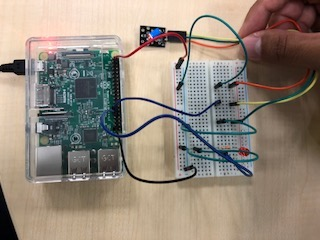
#> input picture sample/input/image/3pin_sensor_配線.jpg, 320 x 240 px, given in place of the camera
$ python motion_detection.py
#> lines starting #> are read from the running program, lines starting #| are printed output that depends on the picture
### sample/input/video_capture.py
import cv2


class VideoCapture:
    """
    cv2.video_captureのopen,releaseをwith構文で行えるようにするためのラッパークラス
    Attributes:
        device: int or string
            VideoCapture::VideoCaptureに引数として与えられるデバイスのindexもしくはファイルネーム
    Example:
        with VideoCapture(device) as capture:
            capture.read()
    """
    def __init__(self, device=None):
        """
        :param device: int or string
        """
        self._device = device or 0
        self._capture = cv2.VideoCapture(self._device)

    def __enter__(self):
        """
        :rtype: <VideoCapture object>
        """
        return self._capture

    def __exit__(self, exc_type=None, exc_val=None, exc_tb=None):

        if self._capture is not None:
            self._capture.release()

        # 例外未発生(=正常終了)ならreturn
        if exc_type is None:
            return

        # 例外発生時は原因を出力
        print(exc_type)
        print(exc_val)
        print(exc_tb)


# [4 lines that do not run on import are left out]

### sample/input/motion_detection.py
import cv2
from time import sleep
from video_capture import VideoCapture


DEFAULT_MASK_THRESHOLD = 10
DEFAULT_MOTION_DETECTION_THRESHOLD = 5000


class MotionDetect:
    def __init__(self, mask_th=DEFAULT_MASK_THRESHOLD, motion_th=DEFAULT_MOTION_DETECTION_THRESHOLD):
        """
        :param mask_th: int 差分計算時の閾値(どのくらいの輝度変化があればピクセルに変化があったとみなすか)
        :param motion_th: int 動体判定時の閾値(どのくらい広い範囲のピクセル(=ピクセルの数)に変化があれば動体を検知したとみなすか)
        """
        self.mask_threshold = mask_th
        self.motion_threshold = motion_th
        self.imgQueue = [None] * 3

    def push(self, img):
        """
        差分判定用の画像をセット
        :param img: numpy.ndarray
        :return:
        """
        self.imgQueue[2] = self.imgQueue[1]
        self.imgQueue[1] = self.imgQueue[0]
        self.imgQueue[0] = img

    def frame_sub(self, img1=None, img2=None, img3=None):
        """
        フレーム間差分を計算
        参考:https://algorithm.joho.info/image-processing/frame-difference-method/

        :param img1: numpy.ndarray
        :param img2: numpy.ndarray
        :param img3: numpy.ndarray
        :rtype: numpy.ndarray|None
        """
        img1 = img1 or self.imgQueue[0]
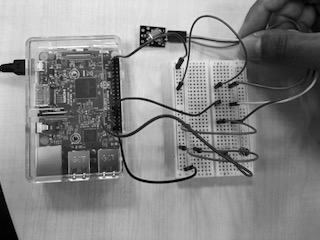
#> img1: shape (240, 320); min 0, max 254, mean 133.5
        img2 = img2 or self.imgQueue[1]
        img3 = img3 or self.imgQueue[2]

        # ndarrayのリストに対してはallがうまく働かないのでis Noneで比較
        if img1 is None or img2 is None or img3 is None:
            print('差分検出のための画像が足りません')
            return None

        self.imgQueue = [img1, img2, img3]

        # フレームの絶対差分
        diff1 = cv2.absdiff(img1, img2)
#> diff1: shape (240, 320); every value is 0
        diff2 = cv2.absdiff(img2, img3)

        # 2つの差分画像の論理積
        diff = cv2.bitwise_and(diff1, diff2)

        # 二値化処理
        diff[diff < self.mask_threshold] = 0
        diff[diff >= self.mask_threshold] = 255

        # メディアンフィルタ処理（ゴマ塩ノイズ除去）
        mask = cv2.medianBlur(diff, 5)

        return mask

    def is_detect(self, img1=None, img2=None, img3=None):
        """
        動体があるか判定する
        :param img1: numpy.ndarray
        :param img2: numpy.ndarray
        :param img3: numpy.ndarray
        :rtype: bool
        """
        mask = self.frame_sub(img1, img2, img3)
        white_pixel = cv2.countNonZero(mask)
#> white_pixel = 0

        return white_pixel > self.motion_threshold


if __name__ == '__main__':
    with VideoCapture() as cap:
        # カメラが起動するのに若干時間がかかるので初回にWAITを入れる
        sleep(2)
        detector = MotionDetect()

        # 動体検出の差分判定用にフレームを2枚取得してグレースケール変換しpushしておく
        detector.push(cv2.cvtColor(cap.read()[1], cv2.COLOR_RGB2GRAY))
        detector.push(cv2.cvtColor(cap.read()[1], cv2.COLOR_RGB2GRAY))

        take_count = 100

        print('動体検知開始')

        while take_count > 0:
            detector.push(cv2.cvtColor(cap.read()[1], cv2.COLOR_RGB2GRAY))

            if detector.is_detect():
                print('動体を検知しました')
                break

            take_count -= 1
#> take_count = 99
            print(f'試行回数 残り{take_count}')
#| 試行回数 残り99
            sleep(1)
        else:
            print('ループないで動体を検知できませんでした')
